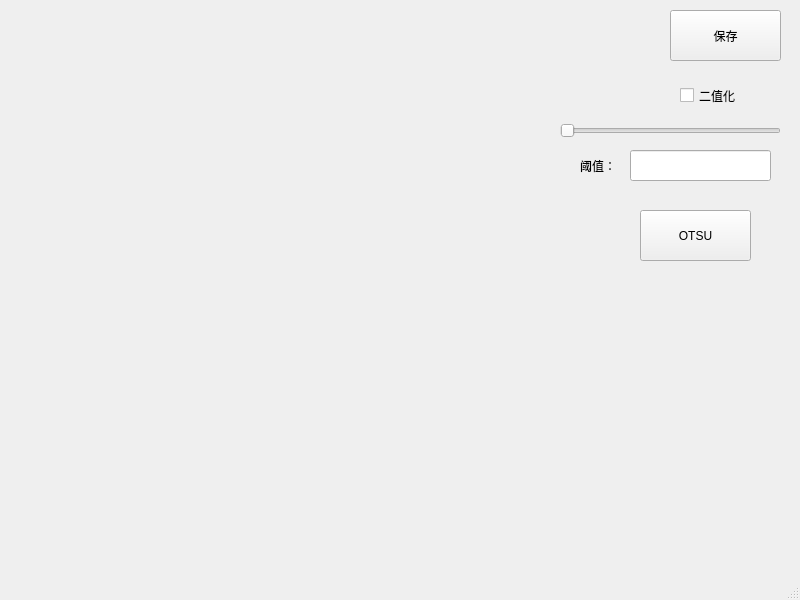
<?xml version="1.0" encoding="UTF-8"?>
<ui version="4.0">
 <class>Grayscale</class>
 <widget class="QMainWindow" name="Grayscale">
  <property name="geometry">
   <rect>
    <x>0</x>
    <y>0</y>
    <width>800</width>
    <height>600</height>
   </rect>
  </property>
  <property name="windowTitle">
   <string>MainWindow</string>
  </property>
  <widget class="QWidget" name="centralwidget">
   <widget class="QLabel" name="img">
    <property name="geometry">
     <rect>
      <x>0</x>
      <y>0</y>
      <width>550</width>
      <height>550</height>
     </rect>
    </property>
    <property name="text">
     <string/>
    </property>
   </widget>
   <widget class="QPushButton" name="SaveButton">
    <property name="geometry">
     <rect>
      <x>670</x>
      <y>10</y>
      <width>111</width>
      <height>51</height>
     </rect>
    </property>
    <property name="text">
     <string>保存</string>
    </property>
   </widget>
   <widget class="QCheckBox" name="checkBox">
    <property name="geometry">
     <rect>
      <x>680</x>
      <y>80</y>
      <width>91</width>
      <height>31</height>
     </rect>
    </property>
    <property name="text">
     <string>二值化</string>
    </property>
   </widget>
   <widget class="QSlider" name="horizontalSlider">
    <property name="geometry">
     <rect>
      <x>560</x>
      <y>120</y>
      <width>221</width>
      <height>21</height>
     </rect>
    </property>
    <property name="orientation">
     <enum>Qt::Horizontal</enum>
    </property>
   </widget>
   <widget class="QLineEdit" name="lineEdit">
    <property name="geometry">
     <rect>
      <x>630</x>
      <y>150</y>
      <width>141</width>
      <height>31</height>
     </rect>
    </property>
   </widget>
   <widget class="QLabel" name="label">
    <property name="geometry">
     <rect>
      <x>580</x>
      <y>150</y>
      <width>71</width>
      <height>31</height>
     </rect>
    </property>
    <property name="text">
     <string>阈值：</string>
    </property>
   </widget>
   <widget class="QPushButton" name="OTSUButton">
    <property name="geometry">
     <rect>
      <x>640</x>
      <y>210</y>
      <width>111</width>
      <height>51</height>
     </rect>
    </property>
    <property name="text">
     <string>OTSU</string>
    </property>
   </widget>
  </widget>
  <widget class="QMenuBar" name="menubar">
   <property name="geometry">
    <rect>
     <x>0</x>
     <y>0</y>
     <width>800</width>
     <height>21</height>
    </rect>
   </property>
  </widget>
  <widget class="QStatusBar" name="statusbar"/>
 </widget>
 <resources/>
 <connections/>
</ui>
